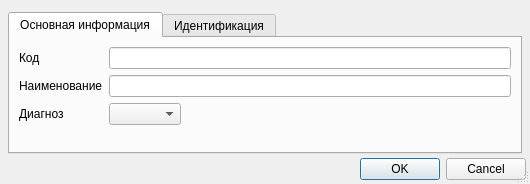
<?xml version="1.0" encoding="UTF-8"?>
<ui version="4.0">
 <class>RBTumorEditor</class>
 <widget class="QDialog" name="RBTumorEditor">
  <property name="geometry">
   <rect>
    <x>0</x>
    <y>0</y>
    <width>530</width>
    <height>184</height>
   </rect>
  </property>
  <property name="windowTitle">
   <string>Dialog</string>
  </property>
  <property name="sizeGripEnabled">
   <bool>true</bool>
  </property>
  <layout class="QGridLayout" name="gridLayout">
   <property name="margin">
    <number>4</number>
   </property>
   <property name="spacing">
    <number>4</number>
   </property>
   <item row="6" column="1">
    <widget class="QTabWidget" name="tabWidget">
     <property name="currentIndex">
      <number>0</number>
     </property>
     <widget class="QWidget" name="tabMainInfo">
      <attribute name="title">
       <string>Основная информация</string>
      </attribute>
      <layout class="QGridLayout" name="gridLayout_4">
       <item row="0" column="0">
        <widget class="QLabel" name="lblCode">
         <property name="sizePolicy">
          <sizepolicy hsizetype="Maximum" vsizetype="Preferred">
           <horstretch>0</horstretch>
           <verstretch>0</verstretch>
          </sizepolicy>
         </property>
         <property name="text">
          <string>Код</string>
         </property>
         <property name="buddy">
          <cstring>edtCode</cstring>
         </property>
        </widget>
       </item>
       <item row="0" column="1" colspan="2">
        <widget class="QLineEdit" name="edtCode"/>
       </item>
       <item row="1" column="0">
        <widget class="QLabel" name="lblName">
         <property name="sizePolicy">
          <sizepolicy hsizetype="Maximum" vsizetype="Preferred">
           <horstretch>0</horstretch>
           <verstretch>0</verstretch>
          </sizepolicy>
         </property>
         <property name="text">
          <string>Наименование</string>
         </property>
         <property name="buddy">
          <cstring>edtName</cstring>
         </property>
        </widget>
       </item>
       <item row="1" column="1" colspan="2">
        <widget class="QLineEdit" name="edtName"/>
       </item>
       <item row="2" column="0">
        <widget class="QLabel" name="lblMKB">
         <property name="sizePolicy">
          <sizepolicy hsizetype="Maximum" vsizetype="Preferred">
           <horstretch>0</horstretch>
           <verstretch>0</verstretch>
          </sizepolicy>
         </property>
         <property name="text">
          <string>Диагноз</string>
         </property>
         <property name="buddy">
          <cstring>cmbMKB</cstring>
         </property>
        </widget>
       </item>
       <item row="2" column="1">
        <widget class="CICDCodeEditEx" name="cmbMKB"/>
       </item>
       <item row="2" column="2">
        <spacer name="horizontalSpacer">
         <property name="orientation">
          <enum>Qt::Horizontal</enum>
         </property>
         <property name="sizeHint" stdset="0">
          <size>
           <width>318</width>
           <height>17</height>
          </size>
         </property>
        </spacer>
       </item>
       <item row="3" column="1">
        <spacer name="verticalSpacer">
         <property name="orientation">
          <enum>Qt::Vertical</enum>
         </property>
         <property name="sizeHint" stdset="0">
          <size>
           <width>17</width>
           <height>6</height>
          </size>
         </property>
        </spacer>
       </item>
      </layout>
     </widget>
     <widget class="QWidget" name="tabIdentification">
      <attribute name="title">
       <string>Идентификация</string>
      </attribute>
      <layout class="QGridLayout" name="gridLayout_5">
       <item row="0" column="0">
        <widget class="CInDocTableView" name="tblIdentification"/>
       </item>
      </layout>
     </widget>
    </widget>
   </item>
   <item row="7" column="0" colspan="3">
    <widget class="QDialogButtonBox" name="buttonBox">
     <property name="standardButtons">
      <set>QDialogButtonBox::Cancel|QDialogButtonBox::Ok</set>
     </property>
    </widget>
   </item>
   <item row="3" column="1">
    <widget class="QFrame" name="frmDiagRange1">
     <property name="sizePolicy">
      <sizepolicy hsizetype="Preferred" vsizetype="Maximum">
       <horstretch>0</horstretch>
       <verstretch>0</verstretch>
      </sizepolicy>
     </property>
     <property name="frameShape">
      <enum>QFrame::NoFrame</enum>
     </property>
     <property name="frameShadow">
      <enum>QFrame::Plain</enum>
     </property>
     <property name="lineWidth">
      <number>0</number>
     </property>
     <layout class="QGridLayout" name="gridLayout_2">
      <property name="margin">
       <number>0</number>
      </property>
     </layout>
    </widget>
   </item>
   <item row="5" column="1">
    <widget class="QFrame" name="frmDiagRange2">
     <property name="sizePolicy">
      <sizepolicy hsizetype="Preferred" vsizetype="Maximum">
       <horstretch>0</horstretch>
       <verstretch>0</verstretch>
      </sizepolicy>
     </property>
     <property name="frameShape">
      <enum>QFrame::NoFrame</enum>
     </property>
     <property name="frameShadow">
      <enum>QFrame::Plain</enum>
     </property>
     <property name="lineWidth">
      <number>0</number>
     </property>
     <layout class="QGridLayout" name="gridLayout_3">
      <property name="margin">
       <number>0</number>
      </property>
     </layout>
    </widget>
   </item>
  </layout>
 </widget>
 <customwidgets>
  <customwidget>
   <class>CICDCodeEditEx</class>
   <extends>QComboBox</extends>
   <header>library/ICDCodeEdit.h</header>
  </customwidget>
  <customwidget>
   <class>CInDocTableView</class>
   <extends>QTableView</extends>
   <header>library/InDocTable.h</header>
  </customwidget>
 </customwidgets>
 <resources/>
 <connections>
  <connection>
   <sender>buttonBox</sender>
   <signal>accepted()</signal>
   <receiver>RBTumorEditor</receiver>
   <slot>accept()</slot>
   <hints>
    <hint type="sourcelabel">
     <x>167</x>
     <y>153</y>
    </hint>
    <hint type="destinationlabel">
     <x>167</x>
     <y>84</y>
    </hint>
   </hints>
  </connection>
  <connection>
   <sender>buttonBox</sender>
   <signal>rejected()</signal>
   <receiver>RBTumorEditor</receiver>
   <slot>reject()</slot>
   <hints>
    <hint type="sourcelabel">
     <x>167</x>
     <y>153</y>
    </hint>
    <hint type="destinationlabel">
     <x>167</x>
     <y>84</y>
    </hint>
   </hints>
  </connection>
 </connections>
</ui>
